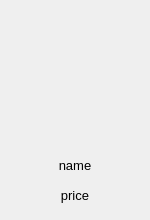
<?xml version="1.0" encoding="UTF-8"?>
<ui version="4.0">
 <class>Form</class>
 <widget class="QWidget" name="Form">
  <property name="geometry">
   <rect>
    <x>0</x>
    <y>0</y>
    <width>150</width>
    <height>220</height>
   </rect>
  </property>
  <property name="minimumSize">
   <size>
    <width>150</width>
    <height>220</height>
   </size>
  </property>
  <property name="maximumSize">
   <size>
    <width>150</width>
    <height>220</height>
   </size>
  </property>
  <property name="windowTitle">
   <string>Form</string>
  </property>
  <widget class="QLabel" name="picture">
   <property name="geometry">
    <rect>
     <x>0</x>
     <y>0</y>
     <width>150</width>
     <height>150</height>
    </rect>
   </property>
   <property name="text">
    <string/>
   </property>
  </widget>
  <widget class="QLabel" name="name">
   <property name="geometry">
    <rect>
     <x>0</x>
     <y>150</y>
     <width>150</width>
     <height>30</height>
    </rect>
   </property>
   <property name="font">
    <font>
     <pointsize>10</pointsize>
    </font>
   </property>
   <property name="text">
    <string>name</string>
   </property>
   <property name="alignment">
    <set>Qt::AlignCenter</set>
   </property>
  </widget>
  <widget class="QLabel" name="price">
   <property name="geometry">
    <rect>
     <x>0</x>
     <y>180</y>
     <width>150</width>
     <height>30</height>
    </rect>
   </property>
   <property name="font">
    <font>
     <pointsize>10</pointsize>
    </font>
   </property>
   <property name="text">
    <string>price</string>
   </property>
   <property name="alignment">
    <set>Qt::AlignCenter</set>
   </property>
  </widget>
 </widget>
 <resources/>
 <connections/>
</ui>
